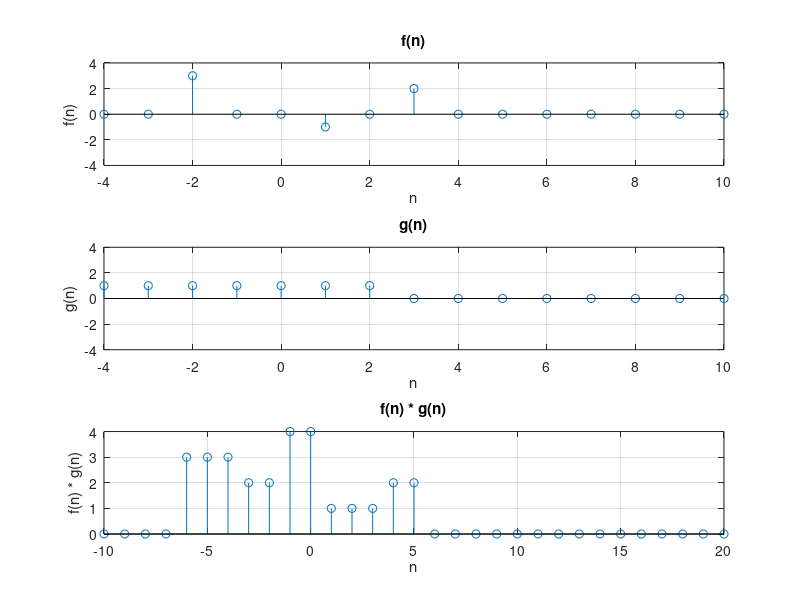
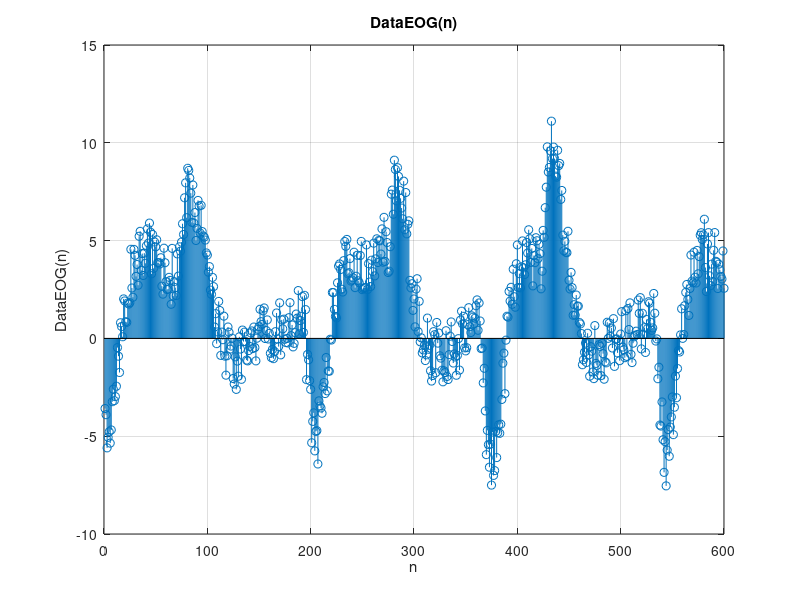
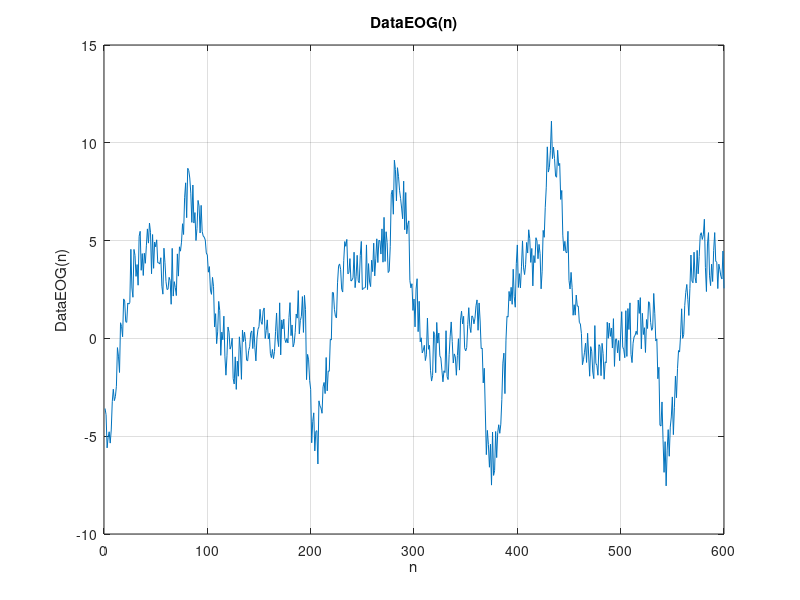
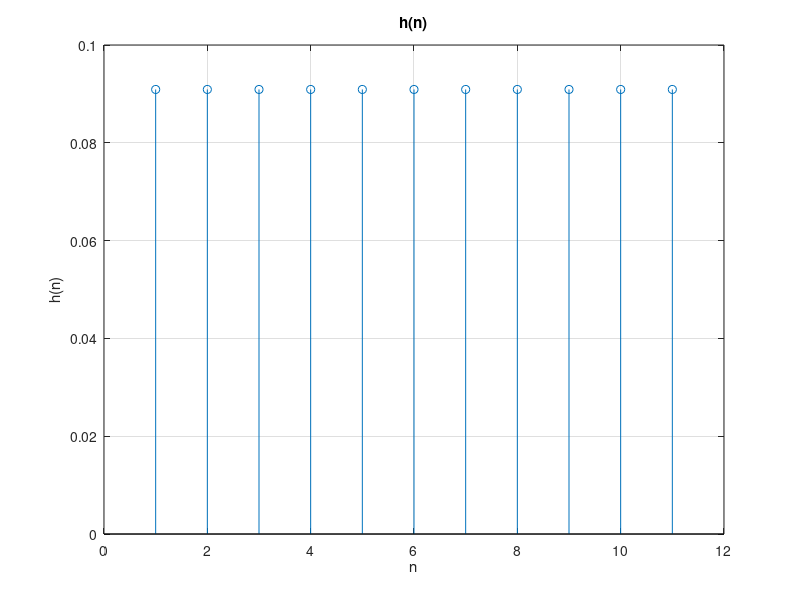

MATLAB code to generate these figures, in order: (Note: this script raises an error after producing the figures.)
% Signals and Systems: Lab 2
% Name: Omar Rayyan
% Net-Id: olr7742

close all;
clear;

% Setting up required functions
u = @(n)double(n>=0);
del = @(n)double(n==0);

%% Question 1: Convolution of Non-Causal Signals

n = [-5:10];
f = 3*del(n+2)-del(n-1)+2*del(n-3);
g = u(n+4)-u(n-3);

% Plot f(n)
figure; 
subplot(3,1,1);
stem(n,f);
title('f(n)')
grid on;
xlabel('n');
ylabel('f(n)');
axis([-4,10,-4,4]);

% Plot g(n)
subplot(3,1,2);
stem(n,g);
title('g(n)');
grid on;
xlabel('n');
ylabel('g(n)');
axis([-4,10,-4,4]);

% Finding f(n)*g(n)
x = conv(f,g);
% x(1:14) = [];
% x(end-13:end) = [];
length_x = -10: length(x)-11;
subplot(3,1,3);
stem(length_x,x);
title('f(n) * g(n)');
xlabel('n');
ylabel('f(n) * g(n)');
grid on;

%% Question 2: Smoothing Data
load DataEOG.txt;
x = DataEOG;

% Stem for DataEOG

figure; stem(x);
title('DataEOG(n)');
grid on;
xlabel('n');
ylabel('DataEOG(n)');

% Plot for DataEOG

figure; plot(x);
title('DataEOG(n)');
grid on;
xlabel('n');
ylabel('DataEOG(n)');

% Simple Impulse Response

h = ones(1,11)/11;
figure; stem(h);
title('h(n)');
grid on;
xlabel('n');
ylabel('h(n)');

% Convoluting h(n) with DataEOG

y = conv(x,h);
figure; plot(y);
title('x(n) * h(n)');
xlabel('n');
ylabel('x(n) * h(n)');
grid on;

% (a) What is the effect of the convolution in this example?
% Answer: It made the curve smoother. The effect of this convultion is
% equivelent to going to every point on the graph and replacing it with the
% average of that point and the 10 points to it's left. In a sense, it can
% be thought of as a noise remover

% (b) How is the length of y(n) related to the length of x(n) and h(n)?
% Answer:  Size of y is equal to the sumation of the sizes of x and h
% subtracted by 1. That is because every point is replaced with the avarage
% of it and the 10 points to it's left so there will be a point 10 steps 
% after the last point in the graph.

% Plotting x(n) and y(n) on same graph
y = conv(x,h);
figure;
plot(y); hold on; plot(x);
title('x(n) * h(n)');
xlabel('n');
ylabel('x(n) * h(n)');
grid on;

% (c) What problem do you see? Can we line y and x?
% The convulated graph (y) is slightly shifted to the right
% of the original graph x(n). It can be translated to the left to make it
% line up with x(n). The reason behind this shifting is because every poitn
% is replaced with teh avergae of itself and the previous 10 points so in a
% sense the average delay the effect of a point to make the change happen
% gradually.

y2 = y;
y2(1:5) = [];
y2(end-4:end) = [];

% Plotting x(n) and y2(n) on same graph
figure;
plot(y2); hold on; plot(x);
title('y2 and x');
xlabel('n');
ylabel('y2 and x');
grid on;

% (d) What is the effect of these commands?
% They shift the graph to the left by 5. It basically remove the first 5 and last 5 elements from the vector to make them line
% up on the plot.
% What is the length of y2?
% 600x1, it is 10 rows less than y as 5 are removed from each side to shift
% it to the left
% What do you notice now?
% The graoh seem to match the original x more after beign shifterd

% (e) Repeat the problem, but use a different impulse response

h = ones(1,31)/31;

y = conv(x,h);
figure;
plot(y); hold on; plot(x);
title('x(n) * h(n)');
xlabel('n');
ylabel('x(n) * h(n)');
grid on;


y2 = y;
y2(1:15) = [];
y2(end-14:end) = [];

% Plotting x(n) and y2(n) on same graph
figure;
plot(y2); hold on; plot(x);
title('y2 and x');
xlabel('n');
ylabel('y2 and x');

grid on

% What should the parameters in part (d) be now? 15 and 14 as shown in the
% script above


% (f) Repeat the problem, but use a different impulse response

h = ones(1,67)/67;

y = conv(x,h);
figure;
plot(y); hold on; plot(x);
title('x(n) * h(n)');
xlabel('n');
ylabel('x(n) * h(n)');
grid on;


y2 = y;
y2(1:33) = [];
y2(end-32:end) = [];

% Plotting x(n) and y2(n) on same graph
figure;
plot(y2); hold on; plot(x);
title('y2 and x');
xlabel('n');
ylabel('y2 and x');

grid on;

% What should the parameters in part (d) be now? 15 and 14 as shown in the
% script above

%% Question 3: Difference Equations

% (a) Is this system linear? 
% Yes.
% Scalability Property: If we multiply all x and y by c, we can factor out
% the c
% Addition Property: If we add y1 attached to x1 and y2 attached to x2 we
% can factor the x1 and x2 together as well as y1 and y2
% This can be also shown using the superposition property faster
% This can be confirmed in matlab using the signals choosen.
% This is shown in the plotting below where y(x1+2*x2) = y(x1)+2*y(x2)

N=11;
n=0:1:N-1;

x1 = n;
x2 = -n+4;

y1 = mydiffeq(x1,N);
y2 = mydiffeq(x2,N);
y3 = mydiffeq(x1+2*x2,N);

% Plotting y1, y2, y3 on the same graph
figure;
subplot(4,1,1);
stem(n,y1); 
title('y(x1(t))');
xlabel('n');
ylabel('y(x1(t))');
grid on;

subplot(4,1,2);
stem(n,y2);
title('y(x2(t)');
xlabel('n');
ylabel('y(x2(t)');
grid on;

subplot(4,1,3);
stem(n,y3);
title('y(x1(t)+2x2(t))');
xlabel('n');
ylabel('y(x1(t)+2x2(t))');
grid on;

subplot(4,1,4);
stem(n,y1+2*y2);
title('y(x1(t))+2y(x2(t))');
xlabel('n');
ylabel('y(x1(t))+2y(x2(t))');
grid on;

% (b) Is this system time-invariant? Yes, we don't have any variable n
% outside x and y. We can confirm this by plotting y shifted to the right
% for a signal, and then shifting the signal to the right before feeding it
% to y and showing that they give the same output

N=200;
n = -N:1:N-1;
shift = 3;

x = n;
y = mydiffeq(x,N*2);
y(1:shift) = [];
y(end+1:end+3) = [0,0,0];

% Plotting y with normal x
x = n;
y = mydiffeq(x,N*2);
figure;
subplot(3,1,1);
stem(n,y); 
axis([0 10 0 20]);
title('y');
xlabel('n');
ylabel('y');
grid on;

% Plotting y shifted to the left
x1 = n;
y1 = mydiffeq(x1,N*2);
y1(1:shift) = [];
y1(end+1) = 0;
y1(end+1) = 0;
y1(end+1) = 0;
subplot(3,1,2);
stem(n,y1); 
axis([0 10 0 20]);
title('shifting y to the right by 3');
xlabel('n');
ylabel('y(t+3)');
grid on;

% Plotting y with shifted x by 3 to the left (x(x+3))
n_shifted = -N+shift:1:N-1+shift;
x1 = n_shifted;
y1 = mydiffeq(x1,N*2);
subplot(3,1,3);
stem(n,y1); 
axis([0 10 0 20]);
title('shifting x of y to the right by 3');
xlabel('n');
ylabel('y(x(t+3))');
grid on;


% (c) Compute and plot the impulse response of this system. Use x = [1, zeros(1,100)];
% as input.

x = [1, zeros(1,100)];
impulse_response = mydiffeq(x,101);

figure;
stem(impulse_response);
title('h(n)');
xlabel('n');
ylabel('h(n)');
grid on;

% (d) Define x(n). Compute the output of the system in two ways

N=100;
n = 0:1:N;
x = cos((pi/8)*n).*(u(n)-u(n-50));

% (1) y(n) = h(n)*x(n) using the conv command.
y = conv(impulse_response,x);
figure;
subplot(2,1,1);
plot(y);
axis([0 100 -2 2]);
title('h(n)');
xlabel('n');
ylabel('y(n) using conv command');

% (2) Use your function to find the output for this input signal.
y = mydiffeq(x,N);
subplot(2,1,2);
plot(y);
axis([0 100 -2 2]);
xlabel('n');
ylabel('y(n) using function made');

% Are the two output signals you compute the same? Yes

% (e) Write a new Matlab function for the system with the different
% equation

x = [1, zeros(1,100)];
impulse_response = mydiffeq_2(x,101);
length_impulse_response = 0:length(impulse_response) - 1;

figure;
stem(length_impulse_response,impulse_response);
title('h(n)');
xlabel('n');
ylabel('h(n)');
grid on;
axis([0 20 0 3]);

% (e) What is the difference between the two impulse responses?
% This impulse resposne is only composed of two impulse response, at 0
% and 1 of height 1 and 2 respectively. 

% (f)

x = [1, zeros(1,100)];
impulse_response = mydiffeq_3(x,101);
length_impulse_response = 0:length(impulse_response) - 1;

figure;
stem(length_impulse_response,impulse_response);
title('h(n)');
xlabel('n');
ylabel('h(n)');
grid on;
axis([0 20 -6 6]);

% (f) What do you find? Discuss your observations.
% amplitude keeps increasing since the coefficent of y(n-1) is more than 1
% unlike the first case. So the amplitude increases as every y is more than
% the one before it.


function y = mydiffeq(x,N)
    % Initialize the output vector y
    y = zeros(1, N);
    
    % Initialize the initial values
    x_minus_1 = 0;
    y_minus_1 = 0;
    
    % Implement the difference equation using a for loop
    for n = 1:N
        y(n) = x(n) + 2 * x_minus_1 - 0.95 * y_minus_1;
        % Update the past values for the next iteration
        x_minus_1 = x(n);
        y_minus_1 = y(n);
    end
end

function y = mydiffeq_2(x,N)
    % Initialize the output vector y
    y = zeros(1, N);
      y(1) = x(1);
    % Implement the difference equation using a for loop
    for n = 2:N
        y(n) = x(n)+2*x(n-1); 
    end
end



function y = mydiffeq_3(x,N)
    % Initialize the output vector y
    y = zeros(1, N);
    
    % Initialize the initial values
    x_minus_1 = 0;
    y_minus_1 = 0;
        
    % Implement the difference equation using a for loop
    for n = 1:N
        y(n) = x(n) + 2 * x_minus_1 - 1.1 * y_minus_1;
        % Update the past values for the next iteration
        x_minus_1 = x(n);
        y_minus_1 = y(n);
    end
end

